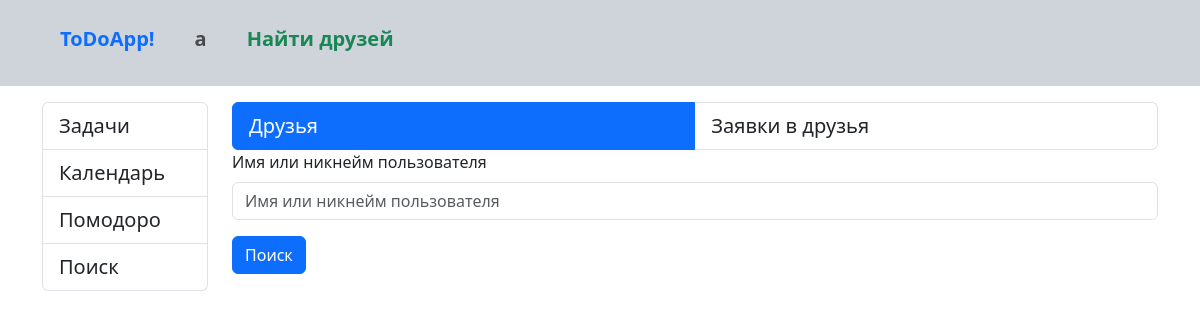
The app's page /friends/1 (signed in), older data.
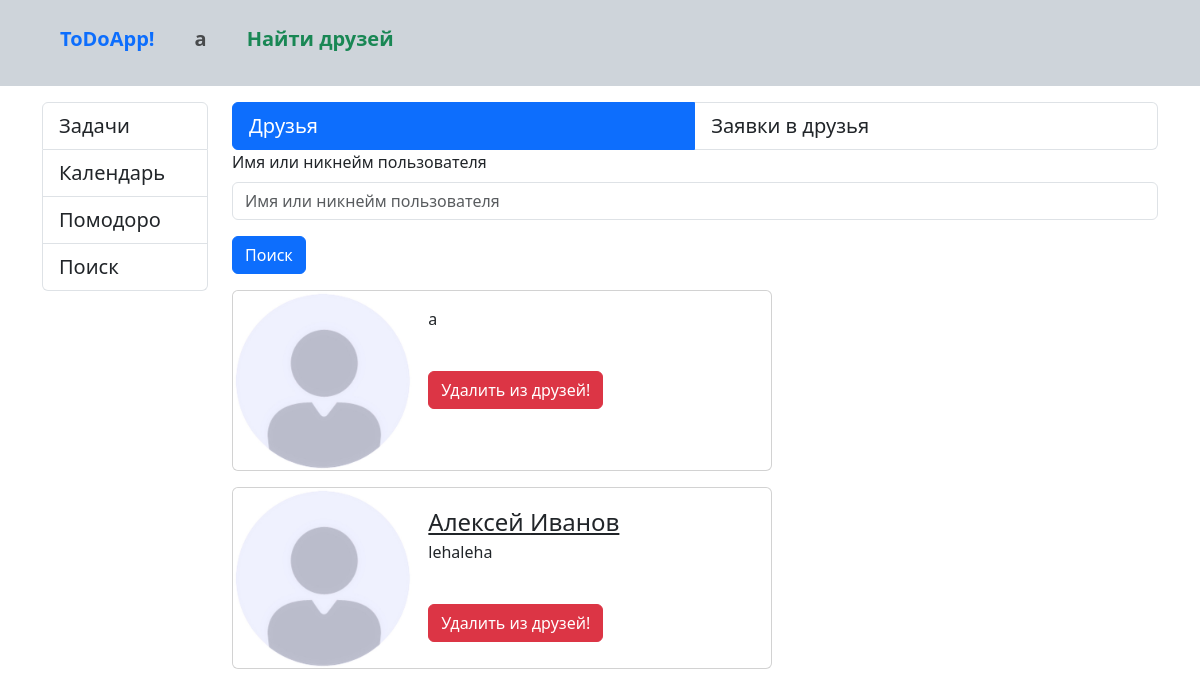
The same page, newer data.
### core/models.py (models this page shows, shortened)
class Users(AbstractUser):
    first_name = models.CharField(max_length=100,
                                  verbose_name='Имя')
    last_name = models.CharField(max_length=100,
                                 blank=True,
                                 verbose_name='Фамилия')
    username = models.CharField(max_length=100,
                                unique=True,
                                verbose_name='Никнейм')
    email = models.CharField(max_length=100,
                             unique=True,
                             verbose_name='Почта')
    about = models.TextField(blank=True,
                             verbose_name='О себе')
    date_of_birth = models.DateField(null=True,
                                     blank=True,
                                     verbose_name='Дата рождения')
    picture = models.ImageField(upload_to='pictures',
                                null=True,
                                blank=True,
                                default='pictures/default.jpg',
                                verbose_name='Фото')
    friends = models.ManyToManyField('self',
                                     blank=True,
                                     verbose_name='Друзья',
                                     symmetrical=False)
    password = models.CharField(max_length=100,
                                verbose_name='Пароль')
    class Meta:
        verbose_name = 'Пользователь'
        verbose_name_plural = 'Пользователи'
        ordering = ['email']

### core/views.py (the view)
# urls.py: path('friends/<int:user_id>', UserFriends.as_view(), name='user_friends'),
class UserFriends(LoginRequiredMixin,
                     TemplateView):
    template_name = 'core/user_friends.html'
    model = models.Users
    context_object_name = 'user_friends'
    def get_filters(self):
        return filters.Users(self.request.GET)
    def get_queryset(self):
        return self.get_filters().qs
    def get_context_data(self, *, object_list=None, **kwargs):
        context = super().get_context_data()
        user_id = self.kwargs.get('user_id')
        user = models.Users.objects.get(
            id=user_id)
        friends = user.friends.all()
        context['authuser'] = self.request.user
        context['user'] = user
        context['users'] = self.get_queryset().filter(id__in=friends.values_list('id', flat=True))
        context['filters'] = self.get_filters()
        return context

### core/templates/core/user_friends.html (shortened to what this page needs)
{% extends "base.html" %}
{% load django_bootstrap5 %}
{% block sidebar %}
<div class="col-md-2">
    <div class="list-group">
        <a type="button" href="{% url 'tasks' %}" class="list-group-item list-group-item-action fs-5">Задачи</a>
        <a type="button" href="{% url 'calendar' %}" class="list-group-item list-group-item-action fs-5">Календарь</a>
        <a type="button" href="{% url 'pomodoro' %}" class="list-group-item list-group-item-action fs-5">Помодоро</a>
        <a type="button" href="{% url 'search' %}" class="list-group-item list-group-item-action fs-5">Поиск</a>
    </div>
</div>
{% endblock %}
{% block content %}
<div class="col-md-10">
    <div class="list-group list-group-horizontal">
        <a type="button" href="{% url 'user_friends' user.id %}" class="list-group-item list-group-item-action active fs-5">Друзья</a>
        <a type="button" href="{% url 'user_invites' user.id %}" class="list-group-item list-group-item-action fs-5">Заявки в друзья</a>
    </div>
    <div class="mb-3">
        <form method="get">
            {% bootstrap_form filters.form %}
            <button type="submit" class="btn btn-primary">Поиск</button>
        </form>
    </div>
    {% for user in users %}
    <div class="card mb-3" style="max-width: 540px;">
        <div class="row g-0">
            <div class="col-md-4">
                <img src="{{ user.picture.url }}" class="img-fluid rounded-start" alt="someone">
            </div>
            <div class="col-md-8">
                <div class="card-body">
                    <a href="{% url 'profile' user.id %}" class="card-title fs-4">{{ user.first_name }} {{ user.last_name }}</a>
                    <p class="card-text">{{ user.username }}</p>
                    <a href="{% url 'delete_friend' user.id %}" type="button" class="btn btn-danger mt-4">Удалить из друзей!</a>
                </div>
            </div>
        </div>
    </div>
    {% endfor %}
</div>
{% endblock %}

### templates/inc/_navbar.html (shortened to what this page needs)
<nav class="pt-3 pb-4 navbar navbar-expand-lg bg-dark-subtle">
    <div class="container-fluid ms-5">
        <a class="navbar-brand text-primary fw-bolder" href="{% url 'home' %}">ToDoApp!</a>
        <div class="collapse navbar-collapse ms-3 fs-5 text-dark" id="navbarSupportedContent">
            <ul class="navbar-nav me-auto mb-2 mb-lg-0">
                <li class="nav-item dropdown">
                    <a class="nav-link fw-bolder" href="#" role="button" data-bs-toggle="dropdown"
                       aria-expanded="false">
                        {{ authuser.username }}
                    </a>
                </li>
                <a class="nav-link ms-4 fw-bolder text-success" href="{% url 'find_friends' %}">Найти друзей</a>
            </ul>
        </div>
    </div>
</nav>

Row changes from the older to the newer data that the page shows:
now on one of the page's lists (row edited): Users: username "a"
added Users: picture (placeholder picture), first_name "Алексей", last_name "Иванов", username "lehaleha"
